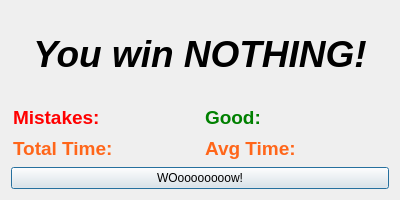
<?xml version="1.0" encoding="UTF-8"?>
<ui version="4.0">
 <class>WinDialog</class>
 <widget class="QDialog" name="WinDialog">
  <property name="geometry">
   <rect>
    <x>0</x>
    <y>0</y>
    <width>400</width>
    <height>200</height>
   </rect>
  </property>
  <property name="windowTitle">
   <string>Dialog</string>
  </property>
  <layout class="QVBoxLayout" name="verticalLayout">
   <item>
    <widget class="QLabel" name="label">
     <property name="font">
      <font>
       <pointsize>20</pointsize>
       <italic>true</italic>
       <bold>true</bold>
      </font>
     </property>
     <property name="text">
      <string>&lt;html&gt;&lt;head/&gt;&lt;body&gt;&lt;p align=&quot;center&quot;&gt;&lt;span style=&quot; font-size:28pt;&quot;&gt;You win NOTHING!&lt;/span&gt;&lt;/p&gt;&lt;/body&gt;&lt;/html&gt;</string>
     </property>
    </widget>
   </item>
   <item>
    <layout class="QGridLayout" name="gridLayout_2">
     <item row="0" column="0">
      <layout class="QGridLayout" name="gridLayout">
       <item row="0" column="0">
        <widget class="QLineEdit" name="line_mistake">
         <property name="font">
          <font>
           <pointsize>14</pointsize>
           <italic>false</italic>
           <bold>true</bold>
          </font>
         </property>
         <property name="styleSheet">
          <string notr="true">background-color: rgba(255, 255, 255, 0);
border: none;
color: red;</string>
         </property>
         <property name="text">
          <string>Mistakes:</string>
         </property>
         <property name="readOnly">
          <bool>true</bool>
         </property>
        </widget>
       </item>
       <item row="0" column="1">
        <widget class="QLineEdit" name="line_good">
         <property name="font">
          <font>
           <pointsize>14</pointsize>
           <italic>false</italic>
           <bold>true</bold>
          </font>
         </property>
         <property name="styleSheet">
          <string notr="true">background-color: rgba(255, 255, 255, 0);
border: none;
color: green;</string>
         </property>
         <property name="text">
          <string>Good:</string>
         </property>
         <property name="readOnly">
          <bool>true</bool>
         </property>
        </widget>
       </item>
      </layout>
     </item>
     <item row="1" column="0">
      <layout class="QHBoxLayout" name="horizontalLayout">
       <item>
        <widget class="QLineEdit" name="line_total">
         <property name="font">
          <font>
           <pointsize>14</pointsize>
           <bold>true</bold>
          </font>
         </property>
         <property name="styleSheet">
          <string notr="true">background-color: rgba(255, 255, 255, 0);
border: none;
color: rgb(255, 102, 26);</string>
         </property>
         <property name="text">
          <string>Total Time: </string>
         </property>
         <property name="readOnly">
          <bool>true</bool>
         </property>
        </widget>
       </item>
       <item>
        <widget class="QLineEdit" name="line_avg">
         <property name="font">
          <font>
           <pointsize>14</pointsize>
           <bold>true</bold>
          </font>
         </property>
         <property name="styleSheet">
          <string notr="true">background-color: rgba(255, 255, 255, 0);
border: none;
color: rgb(255, 102, 26);</string>
         </property>
         <property name="text">
          <string>Avg Time: </string>
         </property>
         <property name="readOnly">
          <bool>true</bool>
         </property>
        </widget>
       </item>
      </layout>
     </item>
    </layout>
   </item>
   <item>
    <widget class="QPushButton" name="pushButton">
     <property name="text">
      <string>WOoooooooow!</string>
     </property>
    </widget>
   </item>
  </layout>
 </widget>
 <resources/>
 <connections/>
</ui>
